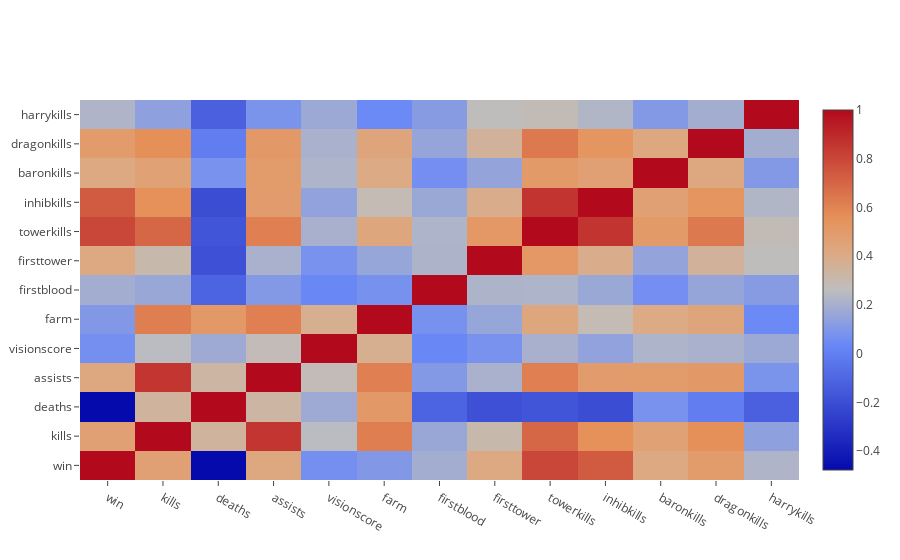

Notebook code for this chart:
### Code cell
trace = go.Heatmap(z=cor_matrix, x=labels, y=labels)
data=[trace]
plotly.offline.iplot(figure_or_data=data)
# py.iplot(data, filename='plot6')

### Figure 1 — Plotly figure (JSON) as saved in the notebook; plotly's stock layout.template omitted (floating-point values rounded to 4 significant figures; data arrays with more than 128 entries replaced by an {"elided": "..."} marker saying what was removed)
{"data": [{"type": "heatmap", "uid": "900a762e-f829-11e8-a81a-5cc9d34d5aa2", "x": ["win", "kills", "deaths", "assists", "visionscore", "farm", "firstblood", "firsttower", "towerkills", "inhibkills", "baronkills", "dragonkills", "harrykills"], "y": ["win", "kills", "deaths", "assists", "visionscore", "farm", "firstblood", "firsttower", "towerkills", "inhibkills", "baronkills", "dragonkills", "harrykills"], "z": {"elided": "13x13 float values"}}], "layout": {}}
